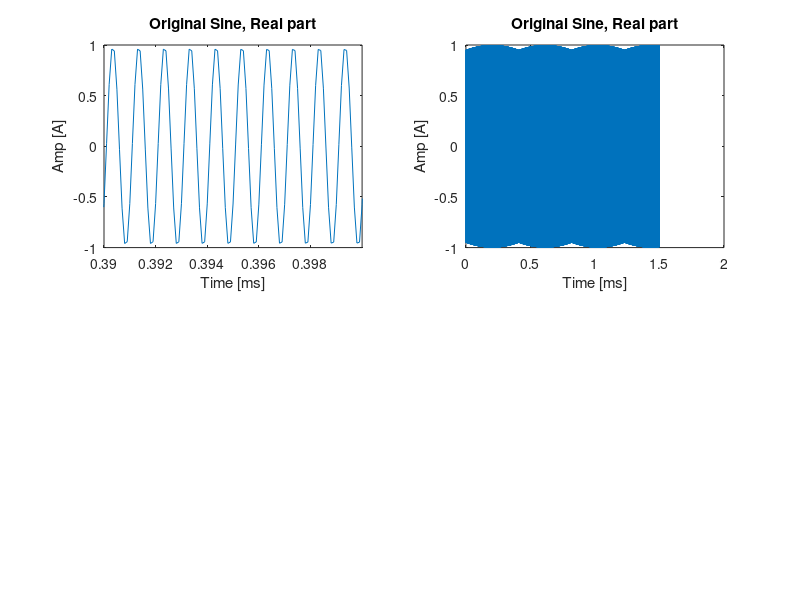

MATLAB code for this plot: (Note: this script raises an error after producing the figure.)
clc;clear;
close all



% % directory = 'D:\Storage\OneDrive - University of Southern California\Documents\USC\WiDes\Projects\1st Year\COSMOS\SB1 Files\host\demos\basic\Result';
% directory = 'C:\Storage\OneDrive - University of Southern California\Documents\USC\WiDes\Projects\1st Year\COSMOS\SB1 Files\host\demos\basic\Result\';
% 
% group_ID = 2;
% subgroup_ID = 2;
% measurement_ID = 1;
% directory = [directory, 'Group_', num2str(group_ID)];
% % ====== Measurement Profile ======
% 
% 
% 
% 
% 
% 
% 
% 
% 
% % =================================




%% Tx signal SINE
wfm_freq = 1e6;
tx_sampling_rate = 10e6;
signal_len = 8192;
buff_size = 15000;



signal_tmp = zeros(signal_len, 1);
for i = 1:signal_len
    signal_tmp(i) = sin((2*pi*(i-1))/signal_len);   
end
% figure;
% plot(1:signal_len,signal_tmp)

% signal is just a single sine wave, no frequency has been set
signal = zeros(signal_len, 1);
for i = 1:signal_len
    q = mod((i + (3 * signal_len) / 4),  signal_len);
    signal(i) = signal_tmp(i) + 1j * signal_tmp(q+1);
end
% figure;plot(1:signal_len, 20*log10(abs(fft(tx))))



% Just a test for different freq at real and iamge
% for i = 1:signal_len
%     tx_tmp2(i) = sin((2*100*pi*(i-1))/signal_len);   
% end
% tx_tmp2 = tx_tmp2.';
% 
% tx = tx_tmp + 1i * tx_tmp2;
% figure;plot(1:signal_len, 20*log10(abs(fft(tx))))



% Sampling
sampling_step = floor(wfm_freq / tx_sampling_rate * signal_len);
sampling_idx = 0;
tx = zeros(buff_size, 1);
for i = 1:buff_size
    sampling_idx = mod(sampling_idx, signal_len);
    tx(i) = signal(sampling_idx+1);
    sampling_idx = sampling_idx + sampling_step;
end

t_step = 1/tx_sampling_rate;
t = (0: t_step : (buff_size-1)*t_step)';
figure
subplot(2,2,1)
if max(t) > 1e-6 && max(t) < 1e-3
    plot(t*1e6, real(tx))
    xlabel('Time [us]')
    xlim([t(3901)*1e6, t(4001)*1e6])
elseif max(t) > 1e-3 && max(t) < 1
    plot(t*1e3, real(tx))
    xlabel('Time [ms]')
    xlim([t(3901)*1e3, t(4001)*1e3])
end
ylabel('Amp [A]')
title('Original Sine, Real part')


subplot(2,2,2)
if max(t) > 1e-6 && max(t) < 1e-3
    plot(t*1e6, real(tx))
    xlabel('Time [us]')
elseif max(t) > 1e-3 && max(t) < 1
    plot(t*1e3, real(tx))
    xlabel('Time [ms]')
end
ylabel('Amp [A]')
title('Original Sine, Real part')







%% Read data
fid = fopen('test_double_1_gain_-10.dat','r');
data = fread(fid,'*double');
fclose all;

data = reshape(data, 2, [])';
data = data(:,1)+data(:,2)*1i;

data(1:17) = [];
data(end-13:end) = [];



subplot(2,2,3)
if max(t) > 1e-6 && max(t) < 1e-3
    plot(t(1:length(data))*1e6, real(data))
    xlabel('Time [us]')
    xlim([t(3901)*1e6, t(4001)*1e6])
elseif max(t) > 1e-3 && max(t) < 1
    plot(t(1:length(data))*1e3, real(data))
    xlabel('Time [ms]')
    xlim([t(3901)*1e3, t(4001)*1e3])
end
ylabel('Amp [A]')
title('Received data, Real part')

subplot(2,2,4)
if max(t) > 1e-6 && max(t) < 1e-3
    plot(t(1:length(data))*1e6, real(data))
    xlabel('Time [us]')
elseif max(t) > 1e-3 && max(t) < 1
    plot(t(1:length(data))*1e3, real(data))
    xlabel('Time [ms]')
end
ylabel('Amp [A]')
title('Received data, Real part')



f = linspace(0, tx_sampling_rate, length(data)+1);
f(end) = [];

figure;
hold on
plot(f/1e6, 20*log10(abs(fft(data))), "LineWidth",1.5)
plot(f/1e6, 20*log10(abs(fft(real(data)))))
plot(f/1e6, 20*log10(abs(fft(imag(data)))))
xlabel('Frequency [MHz]')
ylabel('Pwr [dBm]')
title('Frequency Reponse of Received Signal')
legend('Complex', 'Real', 'Image')
grid minor


f = linspace(0, tx_sampling_rate, length(tx)+1);
f(end) = [];
figure;
hold on
plot(f/1e6, 20*log10(abs(fft(tx))), "LineWidth",1.5)
plot(f/1e6, 20*log10(abs(fft(real(tx)))))
plot(f/1e6, 20*log10(abs(fft(imag(tx)))))
xlabel('Frequency [MHz]')
ylabel('Pwr [dBm]')
title('Frequency Reponse of Sampled Original Signal')
legend('Complex', 'Real', 'Image')
grid minor





























% evaluate_folder = [directory, '\evaluate_', num2str(group_ID), '_', num2str(subgroup_ID), '_x'];
% if ~exist(evaluate_folder, 'dir')
%     mkdir(evaluate_folder)
% end
% 
% 
% N_frame = 1;
% 
% 
% % filename = [num2str(test_group), '_', file_order, '_frame_', num2str(N_frame), '_subCrIdx_250.csv'];
% filename = [num2str(group_ID), '_', num2str(subgroup_ID), '_', num2str(measurement_ID), '_frame_', num2str(N_frame), '.csv'];
% 
% 
% 
% fileID = fopen([directory, '\', filename]);
% A = textscan(fileID, '%s');
% fclose(fileID);
% 
% aa = A{1,1};
% data_char = char(aa);
% 
% clear A  aa  fileID  filename  directory
% 
% % delete the useless "(" at the beginning
% data_char(:, 1) = [];
% 
% % add the "+" sign at the beginning for positive real parts
% N_fft = size(data_char, 1);
% for i = 1:N_fft
%     if data_char(i, 1) ~= "-"
%         temp = data_char(i, :);
%         temp(end) = [];
%         temp = ['+', temp];
%         data_char(i, :) = temp;
%     end
% end
% clear temp  i
% 
% % delete the last 1 or 2 useless char(s), i.e., remove either ") " or ",)"
% if N_frame > 1
%     data_char(:, end-1:end) = [];
% else
%     data_char(:, end) = [];
% end
% 
% % transfer char string to double number
% td = zeros(N_fft, 1);
% for i = 1:N_fft
%     td(i) = str2double(data_char(i,:));
% end
% td = reshape(td, N_frame, []).';
% clear data_char
% 
% 
% 
% %% Evaluation 1, recover the COSMOS evaluation process
% fd = zeros(size(td, 1), size(td, 2));
% for i = 1:N_frame
%     fd(:, i) = fft(td(:, i));
% end
% shifted_fd = circshift(fd,N_fft/2);
% 
% % rxfd = circshift(rxfd, 512);
% 
% % Plot
% legendInfo = cell(N_frame, 1);
% 
% figure
% hold on
% for i = 1:N_frame
%     plot(-N_fft/2:N_fft/2-1, 20*log10(abs(shifted_fd(:, i))));
%     legendInfo{i} = ['frame ' num2str(i)]; 
% end
% % plot(-512:1:511, 20*log10(abs(RxSignalFreqDomain(:, 1))));
% y_min = min(mean(20*log10(abs(fd)))) - 20;
% y_max = max(max(20*log10(abs(fd)))) + 20;
% ylim([y_min, y_max])
% title(['Received Signal of Measurement ', num2str(group_ID), '\_', num2str(subgroup_ID), '\_', num2str(measurement_ID), ', COSMOS version'])
% xlabel('Subcarrier Index')
% ylabel('Magnitude [dB]')
% grid minor
% legend(legendInfo)
% 
% clear i  y_min  y_max  ans  legendInfo
% 
% 
% %% Evaluation 2
% fs = 3932.16e6/4;
% df = fs/N_fft;
% f = 0:df:(fs-df);
% figure;
% hold on
% for i = 1:N_frame
%     plot(20*log10(abs(shifted_fd(:, i))))
% end
% y_min = min(mean(20*log10(abs(fd)))) - 20;
% y_max = max(max(20*log10(abs(fd)))) + 20;
% ylim([y_min, y_max])
% title(['Received Signal of Measurement ', num2str(group_ID), '\_', num2str(subgroup_ID), '\_', num2str(measurement_ID), ', COSMOS version'])
% xlabel('Sample Index')
% ylabel('Magnitude [dB]')
% grid minor
% 
% 
% crop_range = N_fft/2 - 










